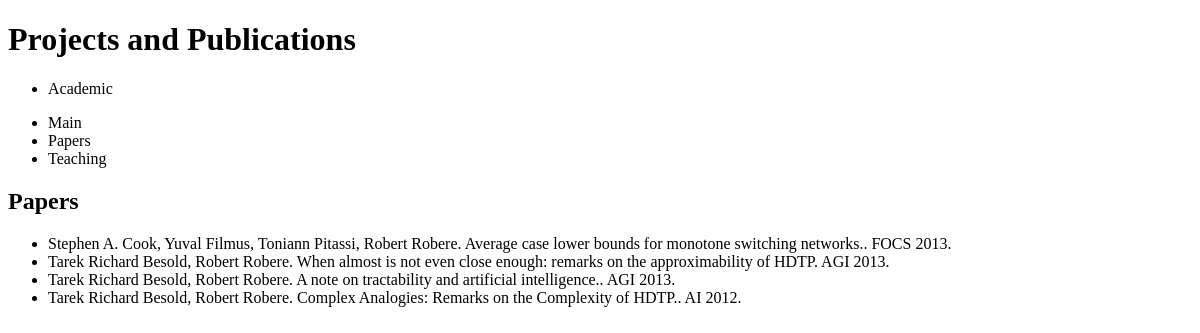
The page /papers/ on the database as committed earlier.
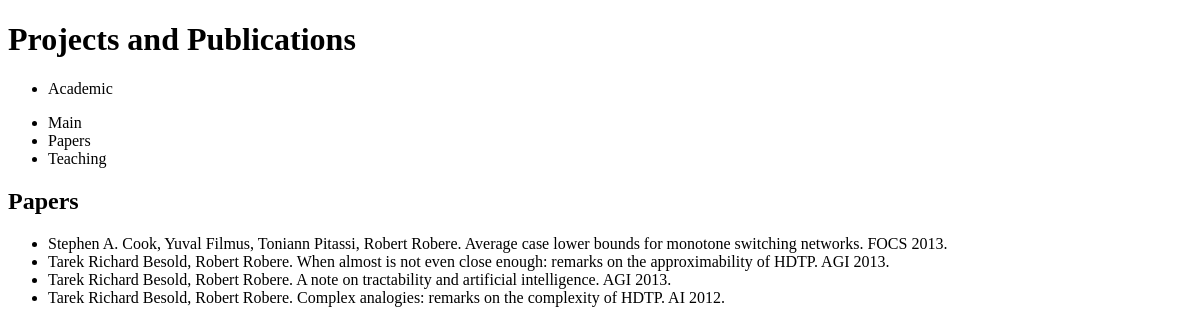
The same page on the database as committed later.
### academic/models.py (models this page shows, shortened)
class Paper(models.Model):
    author = models.ManyToManyField(Author)
    title = models.CharField(max_length=250)
    CONFERENCE = "CR"
    JOURNAL = "JL"
    MANUSCRIPT = "MA"
    publication_type_choices = (
        (CONFERENCE, "Conference"),
        (JOURNAL, 'Journal'),
        (MANUSCRIPT, 'Manuscript')
    )
    publication_type = models.CharField(max_length=20,
                                        choices=publication_type_choices
    )
    publication_venue = models.CharField(max_length=50)
    year = models.CharField(max_length=4)
    page_nums = models.CharField(max_length=25, blank=True)
    volume = models.SmallIntegerField(blank=True, null=True)
    number = models.SmallIntegerField(blank=True, null=True)

### academic/views.py (the view)
# urls.py: url(r'^papers/$', views.papers, name='papers'),
def papers(request):
    papers = Paper.objects.all()
    papers = [x for x in reversed(sorted(papers, key=lambda x: x.year))]
    papers = zip([format_authors(paper) for paper in papers], papers)
    context = {'headline' : 'Projects and Publications', 'papers' : papers}
    return render(request, 'academic/papers.html', context)

### academic/views.py (called while the page is built)
def format_authors(paper):
    author_list = [p.name for p in paper.author.all()]
    author_list = sorted(author_list, key=lambda x: x.split()[-1])
    return ", ".join(author_list)

### academic/templates/academic/papers.html
{% extends "academic/base_academic.html" %}
{% block content %}
<h2> Papers </h2>
<ul>
{% for author_list, paper in papers %}
<li> {{ author_list }}. {{ paper.title }}. {{ paper.publication_venue }} {% if paper.volume %}{{ paper.volume }}({{ paper.number }}):{% endif %}{{ paper.year }}.</li>
{% endfor %}
</ul>
{% endblock content %}

Rows that differ between the two databases and show on the page:
changed Paper "FOCS": title "Average case lower bounds for monotone switching networks." → "Average case lower bounds for monotone switching networks"
changed Paper: title "A note on tractability and artificial intelligence." → "A note on tractability and artificial intelligence"
changed Paper "AI": title "Complex Analogies: Remarks on the Complexity of HDTP." → "Complex analogies: remarks on the complexity of HDTP"
